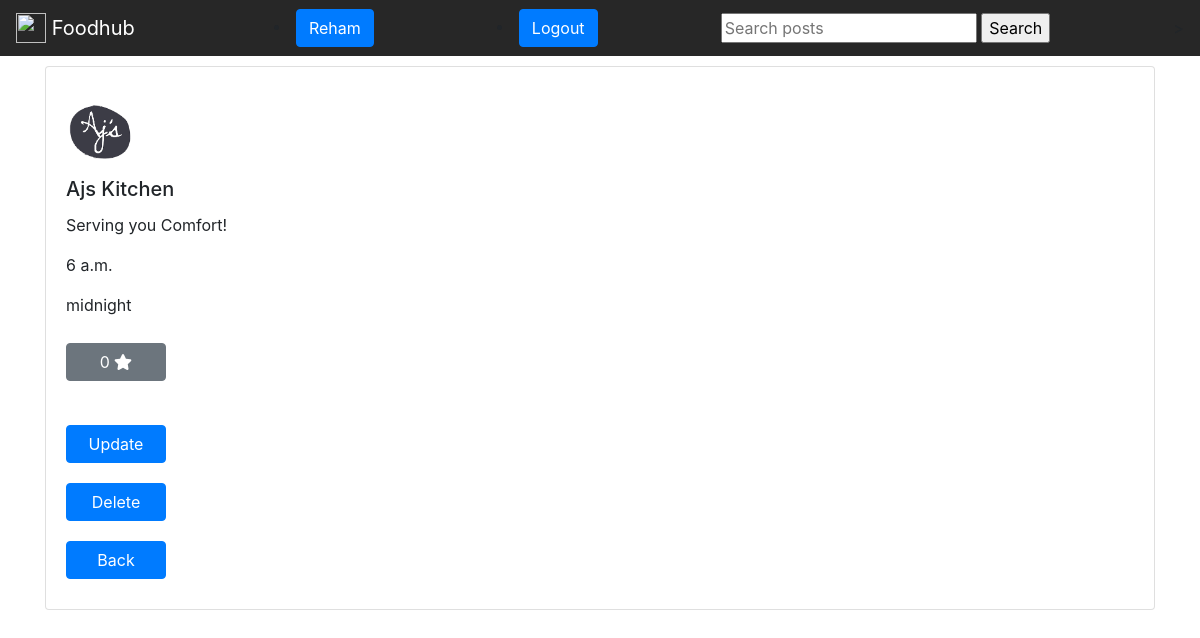
The page /detail/6/ (signed in) on the database its author committed.
### restaurants/models.py (models this page shows, shortened)
class Restaurant(models.Model):
    name = models.CharField(max_length=200)
    description = models.TextField()
    openingtime = models.TimeField()
    closingtime = models.TimeField()
    logo = models.ImageField(null=True)
    owner = models.ForeignKey(User, on_delete=models.CASCADE)

### restaurants/views.py (the view)
# urls.py: path('detail/<int:my_id>/', views.detail, name="detail"),
def detail(request, my_id):
    restaurant = Restaurant.objects.get(id=my_id)
    items = Item.objects.filter(restaurant=restaurant)
    fav_items = []
    favs = request.user.favouraterestaurant_set.all()
    for fav in favs:
        fav_items.append(fav.restaurant)
    context={
        'restaurant': restaurant,
        'items' : items,
        'fav_items' : fav_items,
    }
    return render(request,'detail.html',context)

### restaurants/templates/detail.html (shortened to what this page needs)
{% extends 'base.html'%}
{% block bodycontent %}
       <div class="row">
         <div class="col-lg-12">
           <div class="card">
             <div class="card-body">
              <img class="card-img-top" src="{{restaurant.logo.url}}" alt="Card image cap">
               <h5 class="card-title">{{restaurant.name}}</h5>
               <p class="card-text">{{restaurant.description}}</p>
               <p class="card-text">{{restaurant.openingtime}}</p>
               <p class="card-text">{{restaurant.closingtime}}</p>
           <button class="btn btn-secondary custom-button" onclick="favourateButton({{restaurant.id}})">
              <span id="fav-text">{{restaurant.favouraterestaurant_set.count}}</span>
              <i id="fav-shape" class="fas fa-star {% if restaurant in fav_items %}text-warning{% endif %}"></i>
           </button>
           <br/><br/>
		       <a class="btn btn-primary custom-button" href="{% url 'update' res_id=restaurant.id %}">Update</a><br/>
		       <a class="btn btn-primary custom-button" href="{% url 'delete' res_id=restaurant.id %}">Delete</a><br/>
		       <a class="btn btn-primary custom-button" href="{% url 'list' %}">Back</a><br/>
             </div>
           </div>
         </div>
       </div>
{% endblock %}

### restaurants/templates/base.html (shortened to what this page needs)
<!DOCTYPE html>
{% load static %}
<html>
<head>
<link rel="stylesheet" href="https://maxcdn.bootstrapcdn.com/bootstrap/4.0.0/css/bootstrap.min.css">
<link rel="stylesheet" href="{% static 'style.css' %}">
</head>
<body>
<nav class="navbar navbar-light bg-faded">
  <a class="navbar-brand" href="#">
    <img src="/assets/brand/bootstrap-solid.svg" width="30" height="30" class="d-inline-block align-top" alt="">
    Foodhub
  </a>
  {% if request.user.is_authenticated %}
   <li class="nav-item">
  	<a class="btn btn-primary" href="">{{request.user}}</a>
  </li>
  <li class="nav-item">
  	<a class="btn btn-primary" href="{% url 'logout' %}">Logout</a>
  </li>
  {% endif %}
 <form action="" method="GET">
    <input type="text" name='q' placeholder="Search posts">
    <input type="submit" value="Search">
</form>
</nav>
	<div class="container">
	{% block bodycontent %}
	{% endblock %}
    </div>
</body>
</html>

### restaurants/static/style.css (style rules this page uses)
body { background-image: url(http://gf-verified.com/wp-content/uploads/2016/06/Main-Background.jpg)!important; background-size:110% !important; }
.card { margin: 10px 0px 10px 0px; }
.navbar { background-color: #272727; justify-content: baseline !important; }
.navbar-brand { color:#fff !important; }
.card-img-top { width:70px !important; height: 70px !important; margin: 10px 0px 10px 0px !important; }
.custom-button { width: 100px !important; margin: 10px 0px 10px 0px !important }

### restaurants/templates/base.html (style rules this page uses)
.navbar { background-color: #272727; justify-content: baseline !important; }

### rows shown on the page
Restaurant: logo (picture), name "Ajs Kitchen", description "Serving you Comfort!", openingtime "6 a.m.", closingtime "midnight", favouraterestaurant_set.count "0"

### other values the page prints
{{ request.user }} "Reham"
